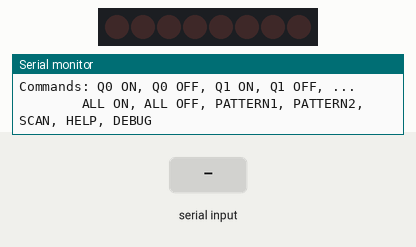
A sketch run on a simulated ESP32. Parts: 8 shift-register outputs drawn as a row of LEDs (first output left, lit = HIGH), the last lines printed to the serial monitor. Wiring (inferred from the names in the program): shift register (74HC595): data GPIO 0; shift clock GPIO 23; latch GPIO 15. Wiring (inferred from the signals the program sends): row of LEDs: on Q0, Q1, Q2, Q3, Q4, Q5, Q6, Q7. The inputs (shaded band) are chosen by the test bench.

Above: at 2.3 s.
2.4 s: "PATTERN1\n" received over Serial
At 2.5 s:
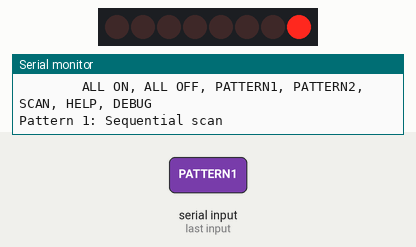
At 4.3 s:
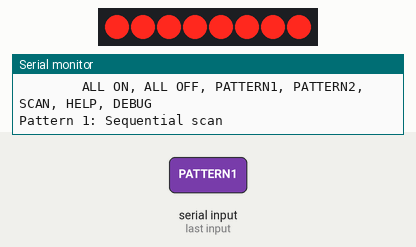
4.5 s: "HELP\n" received over Serial
At 4.6 s:
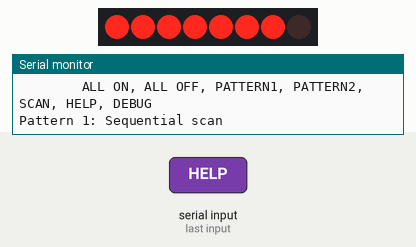
6.8 s: "DEBUG\n" received over Serial
Timing chart, 0 to 9.8 s (numbered marks = the images above; inputs shaded):
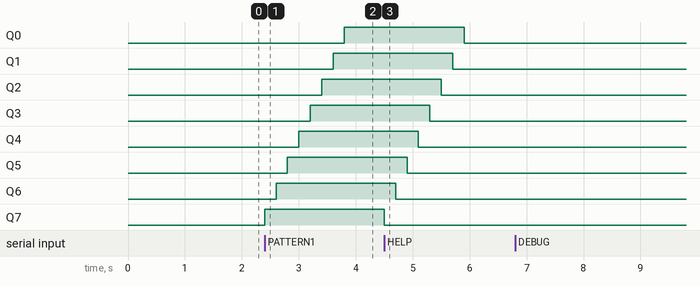

The sketch:

relay_arduino_test.ino
```cpp
/*
  74HC595 + ULN2803 + 8-Channel Relay Test - Arduino Sketch
  For ESP32 dev board

  Hardware:
    74HC595 Shift Register:
      SER    -> GPIO0
      SRCLK  -> GPIO23
      RCLK   -> GPIO15
      OE (pin 13) -> GND (enable outputs)
      MR (pin 10) -> 3.3V (disable reset)

    ULN2803 Darlington Driver:
      In1-In8 <- 74HC595 Q0-Q7
      Out1-Out8 -> Relay Module IN1-IN8
      Pin 9 (GND) -> Common GND
      Pin 10 (COM) -> Relay VCC (5V/12V) - enables built-in flyback diodes

    Manual Override (Dip Switches):
      SW0-SW7 -> ULN2803 Out1-Out8 (wired-OR to GND)
      Other side of switches -> GND
      (No diodes needed - ULN2803 outputs are open-collector)

  Logic (Active-LOW Relay Modules):
    74HC595 bit = 1 -> ULN2803 input HIGH -> output LOW -> Relay ON
    74HC595 bit = 0 -> ULN2803 input LOW -> output HIGH-Z -> Relay OFF
    Manual Switch Closed -> ULN2803 output pulled to GND -> Relay ON
    Either ESP32 OR Manual Switch can turn relay ON

  Features:
    - ULN2803 provides 500mA/channel drive (vs 74HC595 6mA)
    - Built-in flyback diodes via COM pin
    - Manual override via dip switches on ULN2803 outputs
    - Robust serial command parsing
    - All relays OFF on startup
*/

const int DATA_PIN   = 0;   // SER - 74HC595 data input
const int CLOCK_PIN  = 23;  // SRCLK - 74HC595 shift register clock
const int LATCH_PIN  = 15;  // RCLK  - 74HC595 latch

// Relay states - each bit corresponds to Q0-Q7 (via ULN2803)
// With ULN2803 (inverting driver) + Active-LOW relay modules:
//   74HC595 bit = 1 -> ULN2803 input HIGH -> output LOW -> Relay ON
//   74HC595 bit = 0 -> ULN2803 input LOW -> output HIGH-Z -> Relay OFF
// Bit 0 = Q0/Relay 1, Bit 1 = Q1/Relay 2, ..., Bit 7 = Q7/Relay 8
uint8_t relay_state = 0x00;  // Start with all relays OFF (all bits 0 = HIGH-Z = OFF)

void setup() {
  pinMode(DATA_PIN, OUTPUT);
  pinMode(CLOCK_PIN, OUTPUT);
  pinMode(LATCH_PIN, OUTPUT);

  // Initialize all relays OFF (74HC595 outputs LOW = ULN2803 inputs LOW = HIGH-Z = OFF)
  digitalWrite(LATCH_PIN, LOW);
  shiftOut(DATA_PIN, CLOCK_PIN, LSBFIRST, 0x00);
  digitalWrite(LATCH_PIN, HIGH);

  Serial.begin(115200);
  while (!Serial) delay(10);  // Wait for serial monitor

  Serial.println("74HC595 + ULN2803 Relay Test Started");
  Serial.println("Hardware: 74HC595 -> ULN2803 -> Relay Module (Active-LOW)");
  Serial.println("Manual Override: Dip switches on ULN2803 outputs to GND");
  Serial.println("Commands: Q0 ON, Q0 OFF, Q1 ON, Q1 OFF, ...");
  Serial.println("        ALL ON, ALL OFF, PATTERN1, PATTERN2, SCAN, HELP, DEBUG");
  delay(1000);

  // Ensure all relays are definitely OFF
  all_relays_off();
  delay(100);
}

void loop() {
  if (Serial.available() > 0) {
    // Read complete line (until newline)
    String cmd = Serial.readStringUntil('\n');
    cmd.trim();

    if (cmd == "HELP") {
      show_help();
    } else if (cmd == "DEBUG") {
      toggle_debug();
    } else if (cmd.startsWith("Q")) {
      // Parse Q0 ON, Q1 OFF, etc.
      // Expected format: Q<0-7> ON|OFF
      if (cmd.length() >= 3) {
        int relay_num = cmd[1] - '0';  // Get digit after Q
        String action = cmd.substring(2);

        if (relay_num >= 0 && relay_num <= 7) {
          if (action == "ON") {
            set_relay(relay_num, true);
            Serial.print("Q"); Serial.print(relay_num); Serial.println(" ON OK");
          } else if (action == "OFF") {
            set_relay(relay_num, false);
            Serial.print("Q"); Serial.print(relay_num); Serial.println(" OFF OK");
          } else {
            Serial.print("Unknown action for Q"); Serial.print(relay_num);
            Serial.println(" - use ON or OFF");
          }
        } else {
          Serial.print("Relay number "); Serial.print(relay_num);
          Serial.println(" - must be 0-7");
        }
      }
    } else if (cmd == "ALL ON") {
      all_relays_on();
      Serial.println("All relays ON");
    } else if (cmd == "ALL OFF") {
      all_relays_off();
      Serial.println("All relays OFF");
    } else if (cmd == "PATTERN1") {
      pattern1();
    } else if (cmd == "PATTERN2") {
      pattern2();
    } else if (cmd == "SCAN") {
      scan_relays();
    } else {
      Serial.println("Unknown command. Type HELP.");
    }
  }
}

void set_relay(int num, bool on) {
  // ULN2803 is inverting: input HIGH = output LOW = Relay ON (active-LOW)
  // 74HC595 bit = 1 -> ULN2803 input HIGH -> Relay ON
  // 74HC595 bit = 0 -> ULN2803 input LOW -> Relay OFF
  if (on) {
    relay_state |= (1 << num);   // Set bit = 1 = HIGH input = Relay ON
  } else {
    relay_state &= ~(1 << num);  // Clear bit = 0 = LOW input = Relay OFF
  }
  update_shift_register();
}

void all_relays_on() {
  relay_state = 0xFF;  // All bits 1 = all ULN2803 inputs HIGH = all relays ON
  update_shift_register();
}

void all_relays_off() {
  relay_state = 0x00;  // All bits 0 = all ULN2803 inputs LOW = all relays OFF
  update_shift_register();
}

void pattern1() {
  Serial.println("Pattern 1: Sequential scan");
  // Turn on Q0 through Q7 one by one
  for (int i = 0; i <= 7; i++) {
    set_relay(i, true);
    delay(200);
  }
  delay(500);
  // Turn off Q0 through Q7 one by one
  for (int i = 0; i <= 7; i++) {
    set_relay(i, false);
    delay(200);
  }
  delay(500);
}

void pattern2() {
  Serial.println("Pattern 2: Alternating");
  for (int i = 0; i < 4; i++) {
    // Odd relays ON (Q1, Q3, Q5, Q7), even OFF
    for (int j = 1; j <= 7; j += 2) {
      set_relay(j, true);
    }
    for (int j = 0; j <= 6; j += 2) {
      set_relay(j, false);
    }
    delay(400);

    // Even relays ON (Q0, Q2, Q4, Q6), odd OFF
    for (int j = 0; j <= 6; j += 2) {
      set_relay(j, true);
    }
    for (int j = 1; j <= 7; j += 2) {
      set_relay(j, false);
    }
    delay(400);
  }
}

void scan_relays() {
  Serial.println("Pattern 3: Full scan");
  all_relays_on();
  delay(800);
  all_relays_off();
  delay(800);
}

void update_shift_register() {
  digitalWrite(LATCH_PIN, LOW);
  shiftOut(DATA_PIN, CLOCK_PIN, LSBFIRST, relay_state);
  digitalWrite(LATCH_PIN, HIGH);
}

void show_help() {
  Serial.println("Available commands:");
  Serial.println("  Q0 ON/Q0 OFF  - Relay Q0 on/off");
  Serial.println("  Q1 ON/Q1 OFF  - Relay Q1 on/off");
  Serial.println("  Q2 ON/Q2 OFF  - Relay Q2 on/off");
  Serial.println("  Q3 ON/Q3 OFF  - Relay Q3 on/off");
  Serial.println("  Q4 ON/Q4 OFF  - Relay Q4 on/off");
  Serial.println("  Q5 ON/Q5 OFF  - Relay Q5 on/off");
  Serial.println("  Q6 ON/Q6 OFF  - Relay Q6 on/off");
  Serial.println("  Q7 ON/Q7 OFF  - Relay Q7 on/off");
  Serial.println("  ALL ON        - All relays on");
  Serial.println("  ALL OFF       - All relays off");
  Serial.println("  PATTERN1      - Sequential scan pattern");
  Serial.println("  PATTERN2      - Alternating pattern");
  Serial.println("  SCAN          - All on then all off");
  Serial.println("  HELP          - Show this help");
  Serial.println("  DEBUG         - Toggle debug output");
}

bool debug_mode = false;
void toggle_debug() {
  debug_mode = !debug_mode;
  Serial.print("Debug mode: "); Serial.println(debug_mode ? "ON" : "OFF");
}
```

Measured:
- after the input at 2.4 s, Q0: LOW → HIGH after 1.4 s; Q1: LOW → HIGH after 1.2 s; Q2: LOW → HIGH after 1.0 s; Q3: LOW → HIGH after 0.80 s; Q4: LOW → HIGH after 0.60 s
